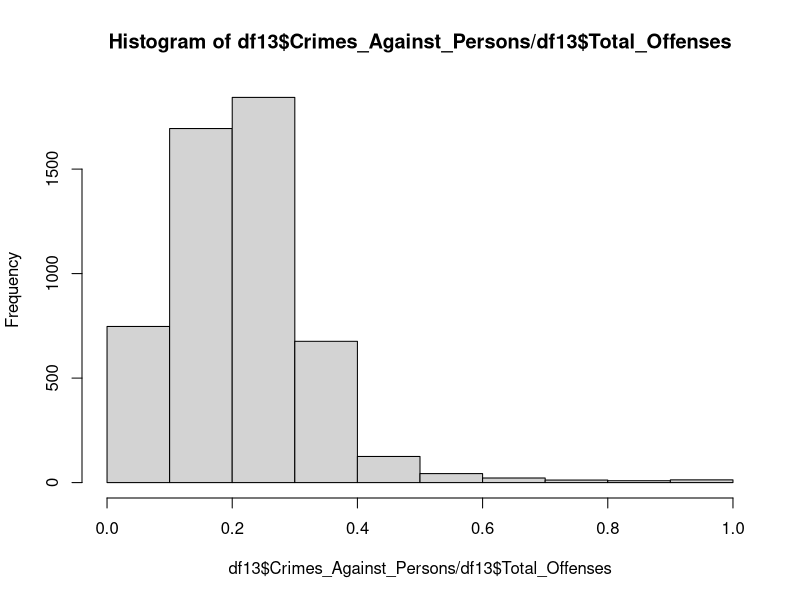
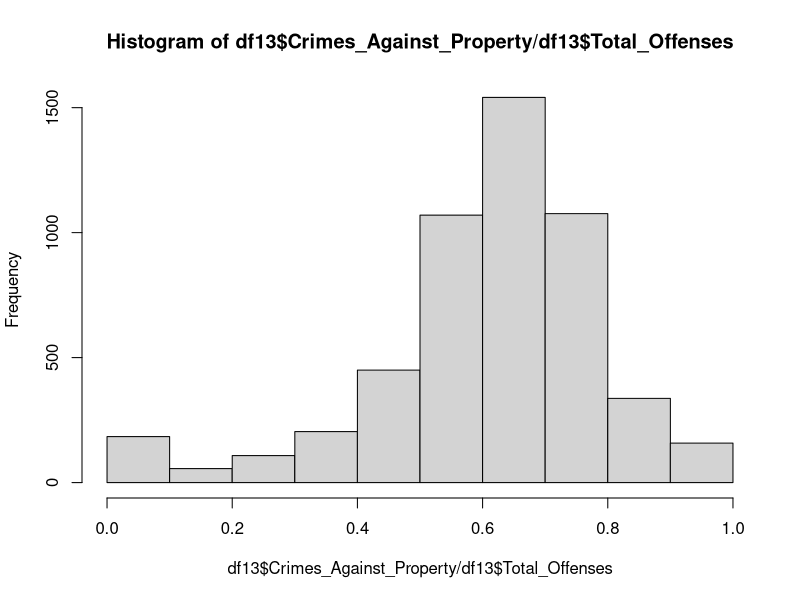
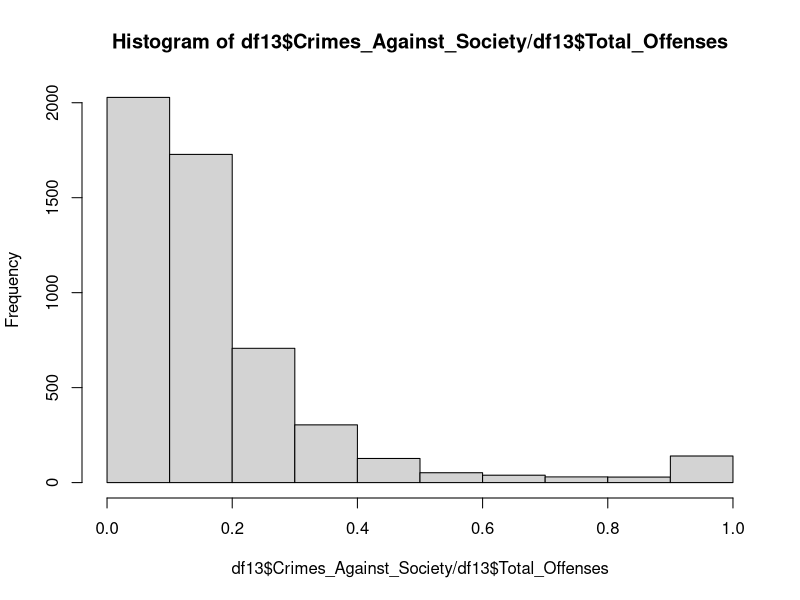

R code for these plots, in order:
setwd(dir='Desktop/Spring 2016/CS 7001/Project_1/part_2/')

df13<-read.csv('output_data/new_2013.csv')

# histograms of super-types of crime
hist(df13$Crimes_Against_Persons/df13$Total_Offenses)
hist(df13$Crimes_Against_Property/df13$Total_Offenses)
hist(df13$Crimes_Against_Society/df13$Total_Offenses)
